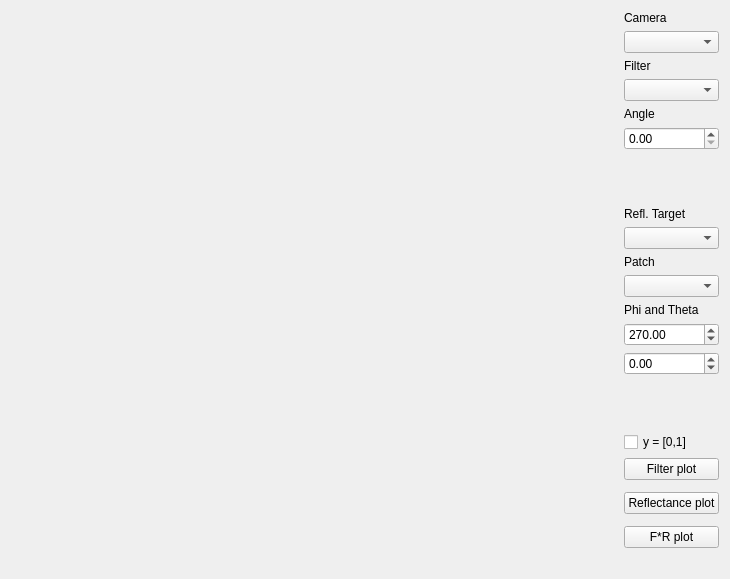
<?xml version="1.0" encoding="UTF-8"?>
<ui version="4.0">
 <class>Form</class>
 <widget class="QWidget" name="Form">
  <property name="geometry">
   <rect>
    <x>0</x>
    <y>0</y>
    <width>730</width>
    <height>579</height>
   </rect>
  </property>
  <property name="windowTitle">
   <string>Filters and Reflectances</string>
  </property>
  <layout class="QGridLayout" name="gridLayout">
   <item row="0" column="1">
    <widget class="QLabel" name="label">
     <property name="sizePolicy">
      <sizepolicy hsizetype="Preferred" vsizetype="Maximum">
       <horstretch>0</horstretch>
       <verstretch>0</verstretch>
      </sizepolicy>
     </property>
     <property name="text">
      <string>Camera</string>
     </property>
    </widget>
   </item>
   <item row="14" column="1">
    <widget class="QDoubleSpinBox" name="thetaSpin">
     <property name="minimum">
      <double>-80.000000000000000</double>
     </property>
     <property name="maximum">
      <double>80.000000000000000</double>
     </property>
     <property name="singleStep">
      <double>10.000000000000000</double>
     </property>
    </widget>
   </item>
   <item row="20" column="1">
    <widget class="QPushButton" name="reflPlotButton">
     <property name="text">
      <string>Reflectance plot</string>
     </property>
    </widget>
   </item>
   <item row="10" column="1">
    <widget class="QLabel" name="label_4">
     <property name="text">
      <string>Patch</string>
     </property>
    </widget>
   </item>
   <item row="12" column="1">
    <widget class="QLabel" name="label_5">
     <property name="text">
      <string>Phi and Theta</string>
     </property>
    </widget>
   </item>
   <item row="2" column="1">
    <widget class="QLabel" name="label_3">
     <property name="text">
      <string>Filter</string>
     </property>
    </widget>
   </item>
   <item row="15" column="1">
    <spacer name="verticalSpacer_2">
     <property name="orientation">
      <enum>Qt::Vertical</enum>
     </property>
     <property name="sizeHint" stdset="0">
      <size>
       <width>20</width>
       <height>40</height>
      </size>
     </property>
    </spacer>
   </item>
   <item row="0" column="0" rowspan="23">
    <widget class="MplWidget" name="mpl_widget" native="true">
     <property name="sizePolicy">
      <sizepolicy hsizetype="Expanding" vsizetype="Expanding">
       <horstretch>0</horstretch>
       <verstretch>0</verstretch>
      </sizepolicy>
     </property>
    </widget>
   </item>
   <item row="1" column="1">
    <widget class="QComboBox" name="cameraBox"/>
   </item>
   <item row="13" column="1">
    <widget class="QDoubleSpinBox" name="phiSpin">
     <property name="maximum">
      <double>360.000000000000000</double>
     </property>
     <property name="singleStep">
      <double>10.000000000000000</double>
     </property>
     <property name="value">
      <double>270.000000000000000</double>
     </property>
    </widget>
   </item>
   <item row="24" column="0" colspan="2">
    <widget class="QLabel" name="errorText">
     <property name="palette">
      <palette>
       <active>
        <colorrole role="WindowText">
         <brush brushstyle="SolidPattern">
          <color alpha="255">
           <red>255</red>
           <green>0</green>
           <blue>0</blue>
          </color>
         </brush>
        </colorrole>
       </active>
       <inactive>
        <colorrole role="WindowText">
         <brush brushstyle="SolidPattern">
          <color alpha="255">
           <red>255</red>
           <green>0</green>
           <blue>0</blue>
          </color>
         </brush>
        </colorrole>
       </inactive>
       <disabled>
        <colorrole role="WindowText">
         <brush brushstyle="SolidPattern">
          <color alpha="255">
           <red>120</red>
           <green>120</green>
           <blue>120</blue>
          </color>
         </brush>
        </colorrole>
       </disabled>
      </palette>
     </property>
     <property name="text">
      <string/>
     </property>
    </widget>
   </item>
   <item row="18" column="1">
    <widget class="QPushButton" name="filterPlotButton">
     <property name="text">
      <string>Filter plot</string>
     </property>
    </widget>
   </item>
   <item row="3" column="1">
    <widget class="QComboBox" name="filterBox"/>
   </item>
   <item row="7" column="1">
    <spacer name="verticalSpacer">
     <property name="orientation">
      <enum>Qt::Vertical</enum>
     </property>
     <property name="sizeHint" stdset="0">
      <size>
       <width>20</width>
       <height>40</height>
      </size>
     </property>
    </spacer>
   </item>
   <item row="9" column="1">
    <widget class="QComboBox" name="reflBox"/>
   </item>
   <item row="8" column="1">
    <widget class="QLabel" name="label_2">
     <property name="sizePolicy">
      <sizepolicy hsizetype="Preferred" vsizetype="Maximum">
       <horstretch>0</horstretch>
       <verstretch>0</verstretch>
      </sizepolicy>
     </property>
     <property name="text">
      <string>Refl. Target</string>
     </property>
    </widget>
   </item>
   <item row="22" column="1">
    <widget class="QPushButton" name="filtReflPlotButton">
     <property name="text">
      <string>F*R plot</string>
     </property>
    </widget>
   </item>
   <item row="5" column="1">
    <widget class="QDoubleSpinBox" name="filterAngleSpin">
     <property name="maximum">
      <double>90.000000000000000</double>
     </property>
    </widget>
   </item>
   <item row="11" column="1">
    <widget class="QComboBox" name="patchBox"/>
   </item>
   <item row="4" column="1">
    <widget class="QLabel" name="label_6">
     <property name="text">
      <string>Angle</string>
     </property>
    </widget>
   </item>
   <item row="17" column="1">
    <widget class="QCheckBox" name="y01Box">
     <property name="text">
      <string>y = [0,1]</string>
     </property>
    </widget>
   </item>
  </layout>
 </widget>
 <customwidgets>
  <customwidget>
   <class>MplWidget</class>
   <extends>QWidget</extends>
   <header>pcot.ui.mplwidget</header>
   <container>1</container>
  </customwidget>
 </customwidgets>
 <resources/>
 <connections/>
</ui>
